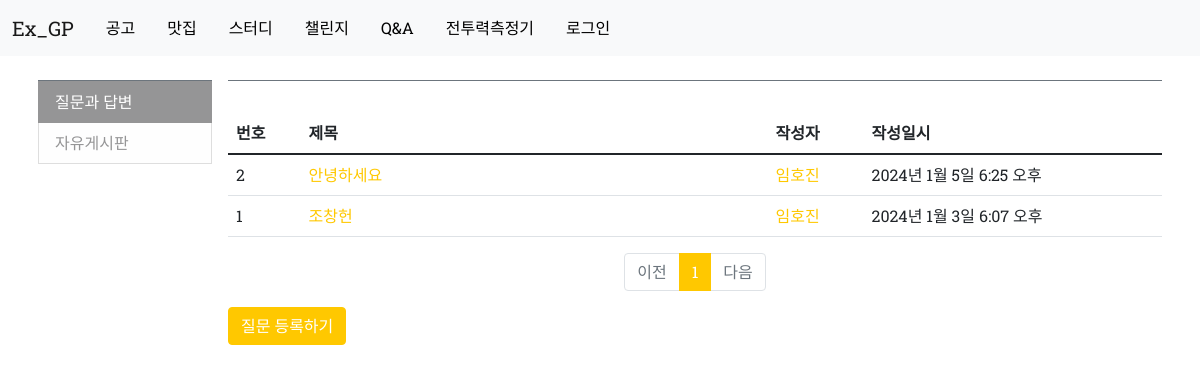
Page /qnaboard/ on the committed database.
### qnaboard/models.py (models this page shows, shortened)
class Question(models.Model):
    author = models.ForeignKey(
        user_models.User, related_name="question", on_delete=models.CASCADE)
    subject = models.CharField(max_length=200)
    content = models.TextField()
    create_date = models.DateTimeField()
    modify_date = models.DateTimeField(null=True, blank=True)

### users/models.py (models this page shows, shortened)
class User(AbstractUser):
    COURSE_BIGDATA = "빅데이터 프로젝트과정"
    COURSE_AI = "AI 프로젝트과정"
    COURSE_CLOUD = "클라우드 프로젝트과정"
    COURSE_IOT = "IOT 프로젝트과정"
    COURSE_CHOICES = (
        (COURSE_BIGDATA, "빅데이터 프로젝트과정"),
        (COURSE_AI, "AI 프로젝트과정"),
        (COURSE_CLOUD, "클라우드 프로젝트과정"),
        (COURSE_IOT, "IOT 프로젝트과정")
    )
    birthdate = models.DateField(null=True, blank=True)
    avatar = models.ImageField(upload_to="avatars", blank=True)
    takencourse = models.CharField(
        choices=COURSE_CHOICES, max_length=20, null=True, blank=True)
    hp = models.CharField(max_length=11, null=True, blank=True)
    score = models.IntegerField(default=0)

### qnaboard/views.py (the view)
# urls.py: path('', views.qnaindex, name='index'),
def qnaindex(request):
    page = request.GET.get('page', '1')
    question_list = Question.objects.order_by('-create_date')
    paginator = Paginator(question_list, 10)
    page_obj = paginator.get_page(page)
    context = {'question_list': page_obj}
    return render(request, 'qnaboard/question_list.html', context)

### qnaboard/templatetags/qnaboard_filter.py (called while the page is built)
@register.filter
def sub(value, arg):
    return value - arg

### templates/qnaboard/question_list.html (shortened to what this page needs)
{% extends 'base.html' %}
{% load qnaboard_filter %}
{% block content %}
<div class="container my-3">
    <div class="row">
        <div class="col-sm-12 col-md-3 col-lg-2 p-2">
<nav id="sidebar" class="border-top border-secondary">
    <div class="list-group">
                <a class="rounded-0 list-group-item list-group-item-action list-group-item-light active"
                   href="{{ cat.get_absolute_url }}">질문과 답변</a>
                <a class="rounded-0 list-group-item list-group-item-action list-group-item-light"
                   href="{{ cat.get_absolute_url }}">자유게시판</a>
    </div>
</nav>
        </div>
        <div class="col-sm-12 col-md-9 col-lg-10 p-2">
<div id="content" class="border-top border-secondary">
    <div class="content_block">
        <div class="row justify-content-between my-3">
<div class="container my-3">
    <table class="table">
        <thead>
        <tr class="thead-dark">
            <th>번호</th>
            <th style = "width: 50%;">제목</th>
            <th>작성자</th>
            <th>작성일시</th>
        </tr>
        </thead>
        <tbody>
        {% if question_list %}
        {% for question in question_list %}
        <tr>
            <td>
                {{ question_list.paginator.count|sub:question_list.start_index|sub:forloop.counter0|add:1 }}
            </td>
            <td class = "text-left">
                <a href="{% url 'qnaboard:detail' question.id %}">{{ question.subject }}</a>
            </td>
            <td><a href="{% url 'users:detail' question.author.pk %}">{{ question.author.first_name }}</a></td>
            <td>{{ question.create_date }}</td>
        </tr>
        {% endfor %}
        {% else %}
        <tr>
            <td colspan="3">질문이 없습니다.</td>
        </tr>
        {% endif %}
        </tbody>
    </table>
    <ul class="pagination justify-content-center">
        {% if question_list.has_previous %}
        <li class="page-item">
            <a class="page-link" href="?page={{ question_list.previous_page_number }}">이전</a>
        </li>
        {% else %}
        <li class="page-item disabled">
            <a class="page-link" tabindex="-1" aria-disabled="true" href="#">이전</a>
        </li>
        {% endif %}
        {% for page_number in question_list.paginator.page_range %}
        {% if page_number >= question_list.number|add:-5 and page_number <= question_list.number|add:5 %}
            {% if page_number == question_list.number %}
            <li class="page-item active" aria-current="page">
                <a class="page-link" href="?page={{ page_number }}">{{ page_number }}</a>
            </li>
            {% else %}
            <li class="page-item">
                <a class="page-link" href="?page={{ page_number }}">{{ page_number }}</a>
            </li>
            {% endif %}
        {% endif %}
        {% endfor %}
        {% if question_list.has_next %}
        <li class="page-item">
            <a class="page-link" href="?page={{ question_list.next_page_number }}">다음</a>
        </li>
        {% else %}
        <li class="page-item disabled">
            <a class="page-link" tabindex="-1" aria-disabled="true" href="#">다음</a>
        </li>
        {% endif %}
    </ul>
    <a href="{% url 'qnaboard:question_create' %}" class="btn btn-primary">질문 등록하기</a>
</div>
{% endblock %}

### rows in the picture
Question: paginator.count|sub "2", subject "안녕하세요", author.first_name "임호진", create_date "2024년 1월 5일 6:25 오후"
Question: paginator.count|sub "1", subject "조창헌", author.first_name "임호진", create_date "2024년 1월 3일 6:07 오후"

### other values in the picture
{{ page_number }} "1"
